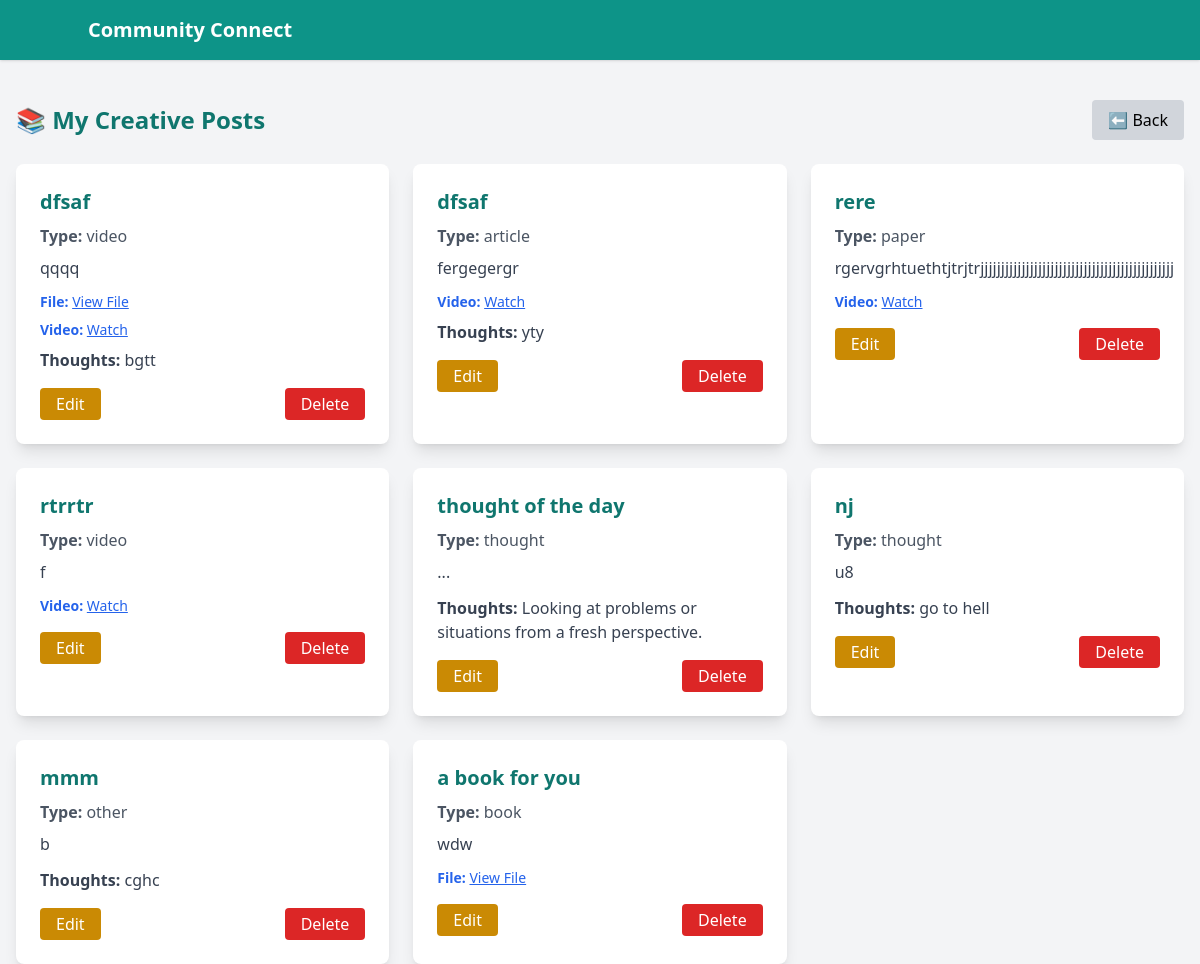
Before: /creator_view/ (signed in) with the older database file.
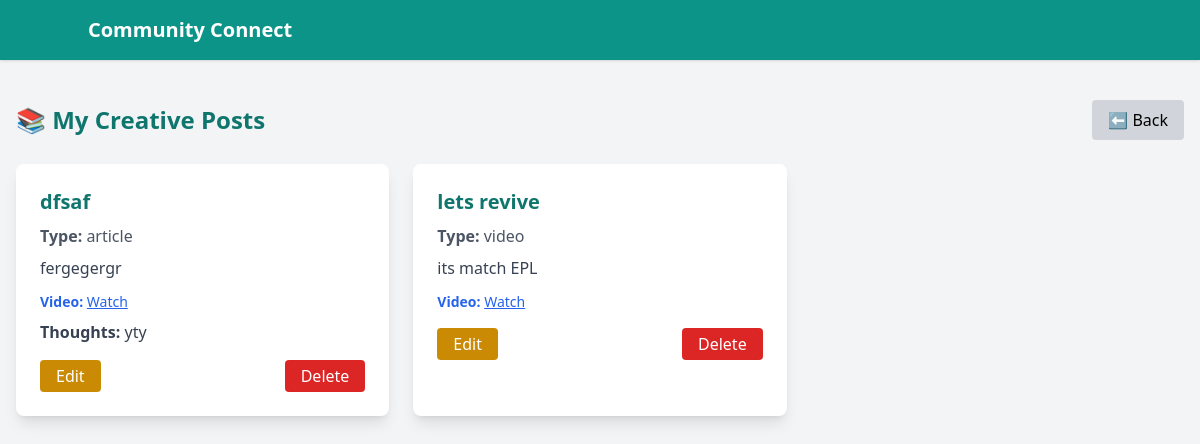
After: the same page with the newer database file.
### com/models.py (models this page shows, shortened)
class CreativeContent(models.Model):
    moderator = models.ForeignKey(Mod, on_delete=models.CASCADE)
    title = models.CharField(max_length=200)
    content_type = models.CharField(max_length=20, choices=CONTENT_TYPES)
    description = models.TextField(help_text="Brief description or context")
    uploaded_file = models.FileField(upload_to='creative/files/', blank=True, null=True)
    video_url = models.URLField(blank=True, null=True, help_text="YouTube or external video link")
    thoughts = models.TextField(blank=True, null=True, help_text="Write something positive or motivational")
    created_at = models.DateTimeField(auto_now_add=True)
    like_count = models.PositiveIntegerField(default=0)

### com/views.py (the view, shortened to what this page needs)
# urls.py: path('creator_view/', views.creator_view, name='creator_view'),
def creator_view(request):
    if 'email' not in request.session:
        return redirect('modlogin')
    mod = get_object_or_404(Mod, email=request.session['email'])
    contents = CreativeContent.objects.filter(moderator=mod)
    edit_post = None
    edit_form = None
    return render(request, 'creator_view.html', {
        'contents': contents,
        'edit_post': edit_post,
        'edit_form': edit_form,
    })

### com/templates/creator_view.html (shortened to what this page needs)
{% load static %}
<!DOCTYPE html>
<html lang="en">
<head>
    <script src="https://cdn.tailwindcss.com"></script>
</head>
<body class="bg-gray-100 font-sans">
<nav class="bg-teal-600 text-white p-4 shadow">
    <div class="container mx-auto flex justify-between items-center">
        <a class="text-xl font-bold" href="#">Community Connect</a>
    </div>
</nav>
<div class="container mx-auto mt-10 px-4 max-w-7xl">
    <div class="flex justify-between items-center mb-6">
        <h3 class="text-2xl font-bold text-teal-700">📚 My Creative Posts</h3>
        <a href="/creators/" class="bg-gray-300 hover:bg-gray-400 text-black px-4 py-2 rounded">⬅ Back</a>
    </div>
    {% if contents %}
        <div class="grid grid-cols-1 sm:grid-cols-2 lg:grid-cols-3 gap-6">
        {% for post in contents %}
            <div class="bg-white p-6 rounded-lg shadow-lg hover:shadow-xl transition-all duration-300">
                <h4 class="text-xl font-semibold text-teal-700 mb-2">{{ post.title }}</h4>
                <p class="text-gray-600 mb-2"><strong>Type:</strong> {{ post.content_type }}</p>
                <p class="text-gray-700 mb-3">{{ post.description|truncatewords:25 }}</p>
                {% if post.uploaded_file %}
                    <p class="text-sm text-blue-600 mb-2"><strong>File:</strong>
                        <a href="{{ post.uploaded_file.url }}" target="_blank" class="underline">View File</a>
                    </p>
                {% endif %}
                {% if post.video_url %}
                    <p class="text-sm text-blue-600 mb-2"><strong>Video:</strong>
                        <a href="{{ post.video_url }}" target="_blank" class="underline">Watch</a>
                    </p>
                {% endif %}
                {% if post.thoughts %}
                    <p class="text-gray-700 mb-3"><strong>Thoughts:</strong> {{ post.thoughts }}</p>
                {% endif %}
                <div class="flex justify-between gap-4 mt-4">
                    <form method="GET" action="">
                        <button type="submit" class="bg-yellow-600 hover:bg-yellow-700 text-white px-4 py-1 rounded focus:outline-none">Edit</button>
                    </form>
                    <a href="{% url 'delete_post' post.id %}" class="bg-red-600 hover:bg-red-700 text-white px-4 py-1 rounded focus:outline-none"
                       onclick="return confirm('Are you sure you want to delete this post?');">Delete</a>
                </div>
            </div>
        {% endfor %}
        </div>
    {% else %}
        <div class="text-center text-gray-600 mt-6">
            You haven't posted any content yet.
        </div>
    {% endif %}
</div>
</body>
</html>

Changed rows visible on the page:
removed CreativeContent: title "dfsaf", content_type "video", description "qqqq", thoughts "bgtt"
removed CreativeContent: title "rere", content_type "paper", description "rgervgrhtuethtjtrjtrjjjjjjjjjjjjjjjjjjjjjjjjjjjjjjjjjjjjjjjjjjjjjjj"
removed CreativeContent: title "rtrrtr", content_type "video", description "f"
removed CreativeContent: title "thought of the day", content_type "thought", description "...", thoughts "Looking at problems or situations from a fresh perspective."
removed CreativeContent: title "nj", content_type "thought", description "u8", thoughts "go to hell"
removed CreativeContent: title "mmm", content_type "other", description "b", thoughts "cghc"
removed CreativeContent: title "a book for you", content_type "book", description "wdw"
added CreativeContent: title "lets revive", content_type "video", description "its match EPL"
